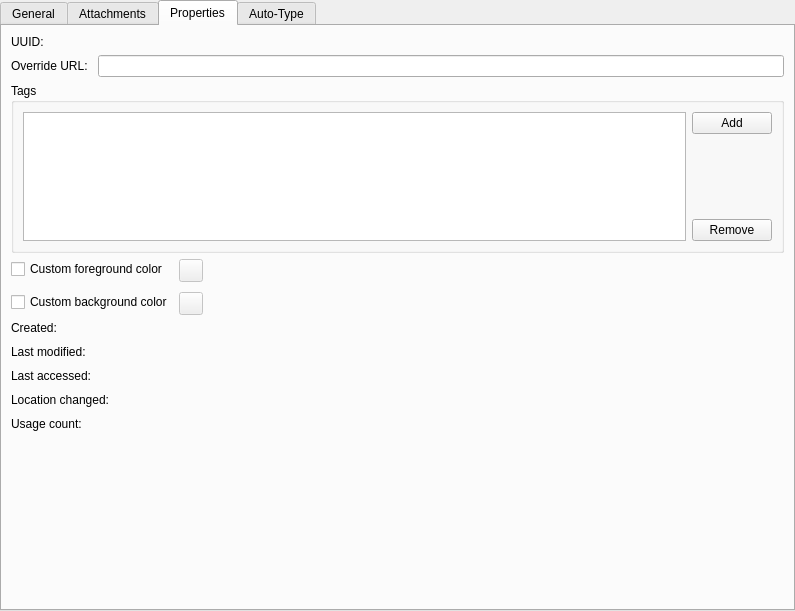
<?xml version="1.0" encoding="UTF-8"?>
<ui version="4.0">
 <class>VersionEditor</class>
 <widget class="QTabWidget" name="VersionEditor">
  <property name="geometry">
   <rect>
    <x>0</x>
    <y>0</y>
    <width>795</width>
    <height>611</height>
   </rect>
  </property>
  <property name="windowTitle">
   <string>TabWidget</string>
  </property>
  <property name="currentIndex">
   <number>2</number>
  </property>
  <widget class="QWidget" name="tab">
   <attribute name="title">
    <string>General</string>
   </attribute>
   <layout class="QFormLayout" name="formLayout_3">
    <property name="sizeConstraint">
     <enum>QLayout::SetDefaultConstraint</enum>
    </property>
    <item row="0" column="0">
     <widget class="QLabel" name="label_13">
      <property name="text">
       <string>Icon:</string>
      </property>
     </widget>
    </item>
    <item row="0" column="1">
     <widget class="QToolButton" name="iconButton">
      <property name="text">
       <string/>
      </property>
     </widget>
    </item>
    <item row="1" column="0">
     <widget class="QLabel" name="label_6">
      <property name="text">
       <string>Title:</string>
      </property>
     </widget>
    </item>
    <item row="1" column="1">
     <widget class="QLineEdit" name="titleEdit"/>
    </item>
    <item row="2" column="0">
     <widget class="QLabel" name="label_7">
      <property name="text">
       <string>Username:</string>
      </property>
     </widget>
    </item>
    <item row="2" column="1">
     <widget class="QLineEdit" name="usernameEdit"/>
    </item>
    <item row="3" column="0">
     <widget class="QLabel" name="label_8">
      <property name="text">
       <string>Password:</string>
      </property>
     </widget>
    </item>
    <item row="3" column="1">
     <layout class="QHBoxLayout" name="horizontalLayout_5" stretch="1,0,0">
      <item>
       <widget class="QLabel" name="passwordLabel">
        <property name="text">
         <string>&lt;password&gt;</string>
        </property>
        <property name="textFormat">
         <enum>Qt::PlainText</enum>
        </property>
        <property name="textInteractionFlags">
         <set>Qt::TextSelectableByKeyboard|Qt::TextSelectableByMouse</set>
        </property>
       </widget>
      </item>
      <item>
       <widget class="QPushButton" name="showPasswordButton">
        <property name="text">
         <string>Show</string>
        </property>
        <property name="checkable">
         <bool>true</bool>
        </property>
        <property name="checked">
         <bool>false</bool>
        </property>
       </widget>
      </item>
      <item>
       <widget class="QPushButton" name="changePasswordButton">
        <property name="text">
         <string>Change</string>
        </property>
       </widget>
      </item>
     </layout>
    </item>
    <item row="4" column="0">
     <widget class="QLabel" name="label_9">
      <property name="text">
       <string>URL:</string>
      </property>
     </widget>
    </item>
    <item row="4" column="1">
     <widget class="QLineEdit" name="urlEdit"/>
    </item>
    <item row="5" column="1">
     <widget class="QDateTimeEdit" name="expireEdit">
      <property name="enabled">
       <bool>false</bool>
      </property>
      <property name="calendarPopup">
       <bool>true</bool>
      </property>
     </widget>
    </item>
    <item row="6" column="0">
     <widget class="QLabel" name="label_10">
      <property name="text">
       <string>Notes:</string>
      </property>
     </widget>
    </item>
    <item row="6" column="1">
     <widget class="QPlainTextEdit" name="notesEdit"/>
    </item>
    <item row="5" column="0">
     <widget class="QCheckBox" name="expiresCheckBox">
      <property name="text">
       <string>Expires</string>
      </property>
     </widget>
    </item>
   </layout>
  </widget>
  <widget class="QWidget" name="tab_2">
   <attribute name="title">
    <string>Attachments</string>
   </attribute>
   <layout class="QVBoxLayout" name="verticalLayout_7">
    <item>
     <widget class="QGroupBox" name="groupBox">
      <property name="title">
       <string>Attached strings</string>
      </property>
      <layout class="QHBoxLayout" name="horizontalLayout_3">
       <item>
        <widget class="QTreeView" name="stringView">
         <property name="rootIsDecorated">
          <bool>false</bool>
         </property>
        </widget>
       </item>
       <item>
        <layout class="QVBoxLayout" name="verticalLayout_5">
         <item>
          <widget class="QPushButton" name="stringAdd">
           <property name="text">
            <string>Add</string>
           </property>
          </widget>
         </item>
         <item>
          <spacer name="verticalSpacer_2">
           <property name="orientation">
            <enum>Qt::Vertical</enum>
           </property>
           <property name="sizeHint" stdset="0">
            <size>
             <width>20</width>
             <height>40</height>
            </size>
           </property>
          </spacer>
         </item>
         <item>
          <widget class="QPushButton" name="stringRemove">
           <property name="text">
            <string>Remove</string>
           </property>
          </widget>
         </item>
        </layout>
       </item>
      </layout>
     </widget>
    </item>
    <item>
     <widget class="QGroupBox" name="groupBox_2">
      <property name="title">
       <string>Attached files</string>
      </property>
      <layout class="QHBoxLayout" name="horizontalLayout_4">
       <item>
        <widget class="QTreeView" name="filesView">
         <property name="rootIsDecorated">
          <bool>false</bool>
         </property>
        </widget>
       </item>
       <item>
        <layout class="QVBoxLayout" name="verticalLayout_6">
         <item>
          <widget class="QPushButton" name="fileAttach">
           <property name="text">
            <string>Attach</string>
           </property>
          </widget>
         </item>
         <item>
          <widget class="QPushButton" name="fileExport">
           <property name="text">
            <string>Export</string>
           </property>
          </widget>
         </item>
         <item>
          <spacer name="verticalSpacer_3">
           <property name="orientation">
            <enum>Qt::Vertical</enum>
           </property>
           <property name="sizeHint" stdset="0">
            <size>
             <width>20</width>
             <height>40</height>
            </size>
           </property>
          </spacer>
         </item>
         <item>
          <widget class="QPushButton" name="fileRemove">
           <property name="text">
            <string>Remove</string>
           </property>
          </widget>
         </item>
        </layout>
       </item>
      </layout>
     </widget>
    </item>
   </layout>
  </widget>
  <widget class="QWidget" name="tab_3">
   <attribute name="title">
    <string>Properties</string>
   </attribute>
   <layout class="QVBoxLayout" name="verticalLayout_4" stretch="0,1,0,0,1">
    <item>
     <layout class="QFormLayout" name="formLayout">
      <property name="horizontalSpacing">
       <number>10</number>
      </property>
      <item row="0" column="0">
       <widget class="QLabel" name="label_2">
        <property name="text">
         <string>UUID:</string>
        </property>
       </widget>
      </item>
      <item row="0" column="1">
       <widget class="QLabel" name="uuidLabel">
        <property name="text">
         <string>&lt;UUID&gt;</string>
        </property>
        <property name="textInteractionFlags">
         <set>Qt::TextSelectableByKeyboard|Qt::TextSelectableByMouse</set>
        </property>
       </widget>
      </item>
      <item row="1" column="0">
       <widget class="QLabel" name="label_5">
        <property name="text">
         <string>Override URL:</string>
        </property>
       </widget>
      </item>
      <item row="1" column="1">
       <widget class="QLineEdit" name="overrideUrlEdit"/>
      </item>
     </layout>
    </item>
    <item>
     <widget class="QGroupBox" name="groupBox_3">
      <property name="title">
       <string>Tags</string>
      </property>
      <layout class="QHBoxLayout" name="horizontalLayout_6">
       <item>
        <widget class="QListView" name="tagsView"/>
       </item>
       <item>
        <layout class="QVBoxLayout" name="verticalLayout_2">
         <item>
          <widget class="QPushButton" name="addTagButton">
           <property name="text">
            <string>Add</string>
           </property>
          </widget>
         </item>
         <item>
          <spacer name="verticalSpacer_4">
           <property name="orientation">
            <enum>Qt::Vertical</enum>
           </property>
           <property name="sizeHint" stdset="0">
            <size>
             <width>20</width>
             <height>40</height>
            </size>
           </property>
          </spacer>
         </item>
         <item>
          <widget class="QPushButton" name="removeTagButton">
           <property name="text">
            <string>Remove</string>
           </property>
          </widget>
         </item>
        </layout>
       </item>
      </layout>
     </widget>
    </item>
    <item>
     <layout class="QHBoxLayout" name="horizontalLayout_2">
      <item>
       <layout class="QFormLayout" name="formLayout_2">
        <property name="verticalSpacing">
         <number>10</number>
        </property>
        <item row="0" column="0">
         <widget class="QCheckBox" name="fgColorCheckbox">
          <property name="text">
           <string>Custom foreground color</string>
          </property>
         </widget>
        </item>
        <item row="0" column="1">
         <widget class="QToolButton" name="fgColorButton">
          <property name="enabled">
           <bool>false</bool>
          </property>
          <property name="text">
           <string/>
          </property>
         </widget>
        </item>
        <item row="1" column="0">
         <widget class="QCheckBox" name="bgColorCheckbox">
          <property name="text">
           <string>Custom background color</string>
          </property>
         </widget>
        </item>
        <item row="1" column="1">
         <widget class="QToolButton" name="bgColorButton">
          <property name="enabled">
           <bool>false</bool>
          </property>
          <property name="text">
           <string/>
          </property>
         </widget>
        </item>
       </layout>
      </item>
      <item>
       <spacer name="horizontalSpacer_2">
        <property name="orientation">
         <enum>Qt::Horizontal</enum>
        </property>
        <property name="sizeHint" stdset="0">
         <size>
          <width>40</width>
          <height>20</height>
         </size>
        </property>
       </spacer>
      </item>
     </layout>
    </item>
    <item>
     <layout class="QFormLayout" name="formLayout_4">
      <property name="horizontalSpacing">
       <number>10</number>
      </property>
      <property name="verticalSpacing">
       <number>10</number>
      </property>
      <item row="0" column="0">
       <widget class="QLabel" name="label_3">
        <property name="text">
         <string>Created:</string>
        </property>
       </widget>
      </item>
      <item row="0" column="1">
       <widget class="QLabel" name="createdLabel">
        <property name="text">
         <string/>
        </property>
       </widget>
      </item>
      <item row="1" column="0">
       <widget class="QLabel" name="label_11">
        <property name="text">
         <string>Last modified:</string>
        </property>
       </widget>
      </item>
      <item row="1" column="1">
       <widget class="QLabel" name="lastModifiedLabel">
        <property name="text">
         <string/>
        </property>
       </widget>
      </item>
      <item row="2" column="0">
       <widget class="QLabel" name="label_15">
        <property name="text">
         <string>Last accessed:</string>
        </property>
       </widget>
      </item>
      <item row="2" column="1">
       <widget class="QLabel" name="lastAccessedLabel">
        <property name="text">
         <string/>
        </property>
       </widget>
      </item>
      <item row="3" column="0">
       <widget class="QLabel" name="label_16">
        <property name="text">
         <string>Location changed:</string>
        </property>
       </widget>
      </item>
      <item row="3" column="1">
       <widget class="QLabel" name="locationChangedLabel">
        <property name="text">
         <string/>
        </property>
       </widget>
      </item>
      <item row="4" column="0">
       <widget class="QLabel" name="label_19">
        <property name="text">
         <string>Usage count:</string>
        </property>
       </widget>
      </item>
      <item row="4" column="1">
       <widget class="QLabel" name="usageCountLabel">
        <property name="text">
         <string/>
        </property>
       </widget>
      </item>
     </layout>
    </item>
    <item>
     <spacer name="verticalSpacer">
      <property name="orientation">
       <enum>Qt::Vertical</enum>
      </property>
      <property name="sizeHint" stdset="0">
       <size>
        <width>20</width>
        <height>370</height>
       </size>
      </property>
     </spacer>
    </item>
   </layout>
  </widget>
  <widget class="QWidget" name="tab_4">
   <property name="enabled">
    <bool>true</bool>
   </property>
   <attribute name="title">
    <string>Auto-Type</string>
   </attribute>
   <layout class="QVBoxLayout" name="verticalLayout_3">
    <item>
     <widget class="QLabel" name="label">
      <property name="enabled">
       <bool>false</bool>
      </property>
      <property name="text">
       <string>Not implemented yet...</string>
      </property>
      <property name="alignment">
       <set>Qt::AlignCenter</set>
      </property>
     </widget>
    </item>
   </layout>
  </widget>
 </widget>
 <resources/>
 <connections/>
</ui>
